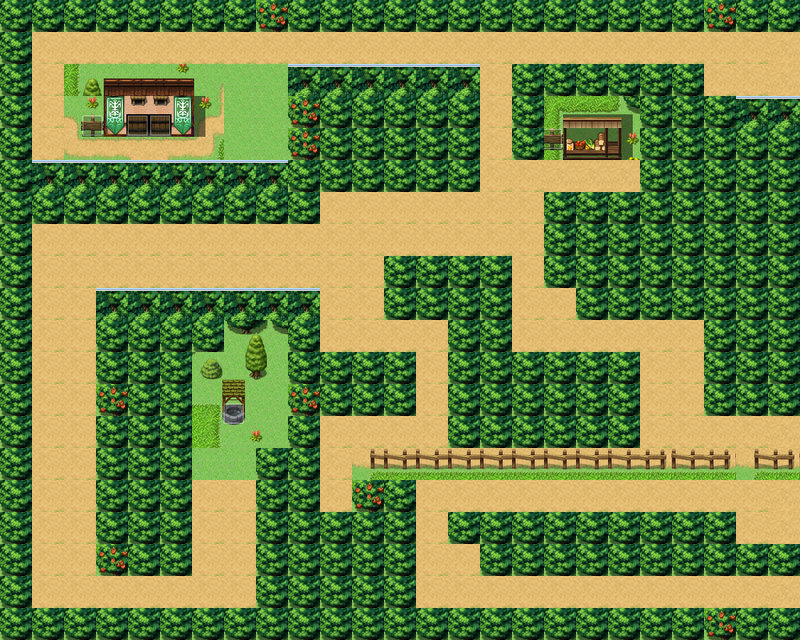

Rendered tile map (Tiled .tmx) drawn with the repository's tilesets; below, a short description and the map source with its tile grids summarised:
An orthogonal 25x20 tile map with 32x32 px tiles, 1 tile layer (块层 1).

<map version="1.0" orientation="orthogonal" width="25" height="20" tilewidth="32" tileheight="32">
 <tileset firstgid="1" name="stoan_village_market_map_for_rpg_by_mizushima_hikaru-d5rhe12" tilewidth="32" tileheight="32">
  <image source="village.jpg" width="900" height="657" />
  <tile id="27">
   <properties>
    <property name="prop" value="0" />
   </properties>
  </tile>
  <tile id="50">
   <properties>
    <property name="prop" value="0" />
   </properties>
  </tile>
  <tile id="51">
   <properties>
    <property name="prop" value="0" />
   </properties>
  </tile>
  <tile id="52">
   <properties>
    <property name="prop" value="0" />
   </properties>
  </tile>
  <tile id="53">
   <properties>
    <property name="prop" value="0" />
   </properties>
  </tile>
  <tile id="55">
   <properties>
    <property name="prop" value="0" />
   </properties>
  </tile>
  <tile id="77">
   <properties>
    <property name="prop" value="0" />
   </properties>
  </tile>
  <tile id="78">
   <properties>
    <property name="prop" value="0" />
   </properties>
  </tile>
  <tile id="79">
   <properties>
    <property name="prop" value="0" />
   </properties>
  </tile>
  <tile id="81">
   <properties>
    <property name="prop" value="0" />
   </properties>
  </tile>
  <tile id="82">
   <properties>
    <property name="prop" value="0" />
   </properties>
  </tile>
  <tile id="92">
   <properties>
    <property name="prop" value="0" />
   </properties>
  </tile>
  <tile id="105">
   <properties>
    <property name="prop" value="0" />
   </properties>
  </tile>
  <tile id="106">
   <properties>
    <property name="prop" value="5" />
   </properties>
  </tile>
  <tile id="107">
   <properties>
    <property name="prop" value="2" />
   </properties>
  </tile>
  <tile id="108">
   <properties>
    <property name="prop" value="0" />
   </properties>
  </tile>
  <tile id="115">
   <properties>
    <property name="prop" value="0" />
   </properties>
  </tile>
  <tile id="116">
   <properties>
    <property name="prop" value="0" />
   </properties>
  </tile>
  <tile id="118">
   <properties>
    <property name="prop" value="0" />
   </properties>
  </tile>
  <tile id="133">
   <properties>
    <property name="prop" value="0" />
   </properties>
  </tile>
  <tile id="134">
   <properties>
    <property name="prop" value="5" />
   </properties>
  </tile>
  <tile id="135">
   <properties>
    <property name="prop" value="2" />
   </properties>
  </tile>
  <tile id="136">
   <properties>
    <property name="prop" value="0" />
   </properties>
  </tile>
  <tile id="143">
   <properties>
    <property name="prop" value="0" />
   </properties>
  </tile>
  <tile id="144">
   <properties>
    <property name="prop" value="0" />
   </properties>
  </tile>
  <tile id="146">
   <properties>
    <property name="prop" value="0" />
   </properties>
  </tile>
  <tile id="165">
   <properties>
    <property name="prop" value="0" />
   </properties>
  </tile>
  <tile id="166">
   <properties>
    <property name="prop" value="0" />
   </properties>
  </tile>
  <tile id="167">
   <properties>
    <property name="prop" value="0" />
   </properties>
  </tile>
  <tile id="179">
   <properties>
    <property name="prop" value="1" />
   </properties>
  </tile>
  <tile id="180">
   <properties>
    <property name="prop" value="2" />
   </properties>
  </tile>
  <tile id="190">
   <properties>
    <property name="prop" value="3" />
   </properties>
  </tile>
  <tile id="208">
   <properties>
    <property name="prop" value="2" />
   </properties>
  </tile>
  <tile id="210">
   <properties>
    <property name="prop" value="2" />
   </properties>
  </tile>
  <tile id="236">
   <properties>
    <property name="prop" value="2" />
   </properties>
  </tile>
  <tile id="237">
   <properties>
    <property name="prop" value="2" />
   </properties>
  </tile>
  <tile id="239">
   <properties>
    <property name="prop" value="2" />
   </properties>
  </tile>
  <tile id="244">
   <properties>
    <property name="prop" value="2" />
   </properties>
  </tile>
  <tile id="262">
   <properties>
    <property name="prop" value="0" />
   </properties>
  </tile>
  <tile id="264">
   <properties>
    <property name="prop" value="2" />
   </properties>
  </tile>
  <tile id="276">
   <properties>
    <property name="prop" value="0" />
   </properties>
  </tile>
  <tile id="290">
   <properties>
    <property name="prop" value="0" />
   </properties>
  </tile>
  <tile id="292">
   <properties>
    <property name="prop" value="2" />
   </properties>
  </tile>
  <tile id="293">
   <properties>
    <property name="prop" value="2" />
   </properties>
  </tile>
  <tile id="294">
   <properties>
    <property name="prop" value="2" />
   </properties>
  </tile>
  <tile id="346">
   <properties>
    <property name="prop" value="1" />
   </properties>
  </tile>
  <tile id="373">
   <properties>
    <property name="prop" value="0" />
   </properties>
  </tile>
  <tile id="374">
   <properties>
    <property name="prop" value="0" />
   </properties>
  </tile>
  <tile id="375">
   <properties>
    <property name="prop" value="0" />
   </properties>
  </tile>
  <tile id="429">
   <properties>
    <property name="prop" value="0" />
   </properties>
  </tile>
  <tile id="430">
   <properties>
    <property name="prop" value="6" />
   </properties>
  </tile>
  <tile id="431">
   <properties>
    <property name="prop" value="6" />
   </properties>
  </tile>
  <tile id="456">
   <properties>
    <property name="prop" value="2" />
   </properties>
  </tile>
  <tile id="457">
   <properties>
    <property name="prop" value="2" />
   </properties>
  </tile>
  <tile id="458">
   <properties>
    <property name="prop" value="2" />
   </properties>
  </tile>
  <tile id="459">
   <properties>
    <property name="prop" value="2" />
   </properties>
  </tile>
  <tile id="460">
   <properties>
    <property name="prop" value="2" />
   </properties>
  </tile>
 </tileset>
 <layer name="块层 1" width="25" height="20">
  <data>[500 cells, 500 non-empty, 42 distinct tile ids]</data>
 </layer>
</map>